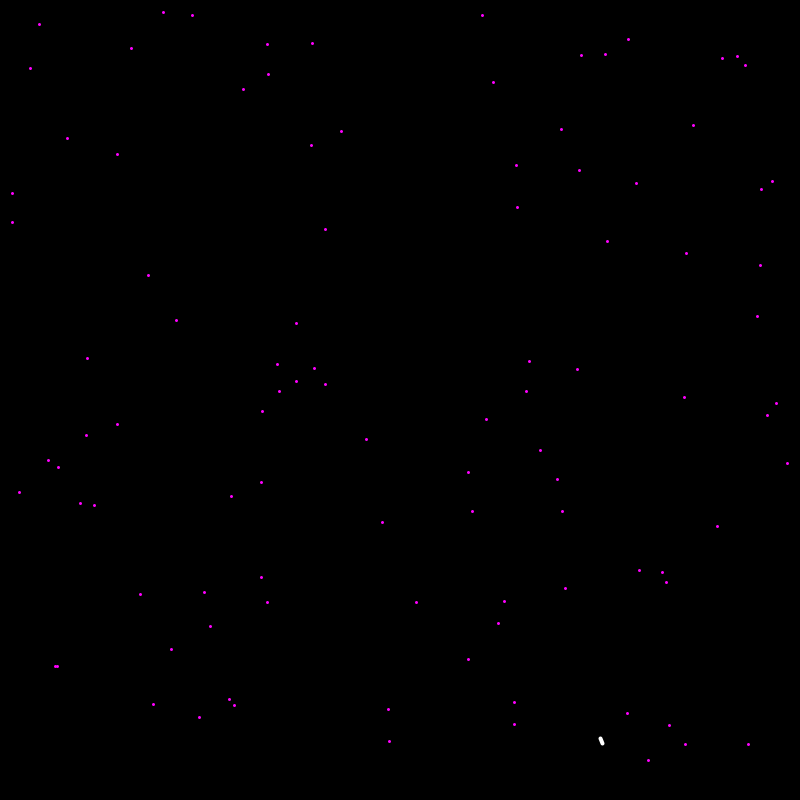
Frame 1 (no input)
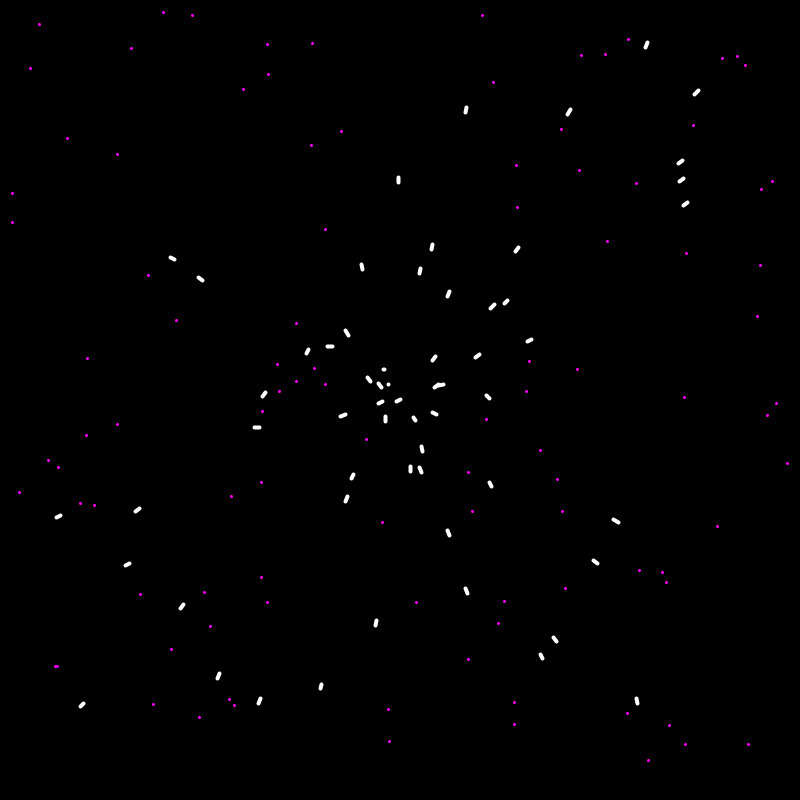
Frame 60 (the mouse pressed at the canvas centre just before this capture)
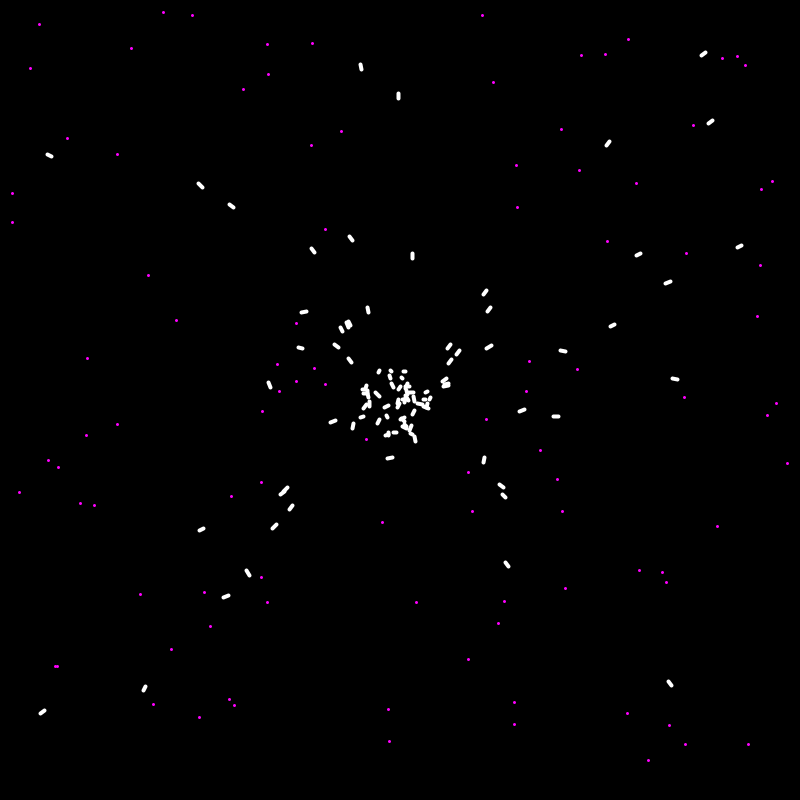
Frame 120 (the mouse held since frame 60 and released just before this capture)

The Processing sketch that drew these frames (run headless with seeded random() and noise(); from frame 60 on, the mouse is pressed at the canvas centre):

// Processing sketch: Attractor
// ── Attractor.pde
import java.util.*;

List<PVector> attractors = new ArrayList<PVector>();
List<Particle> particles = new ArrayList<Particle>();

void setup() {
  size(800, 800);
   for (int i = 0; i < 100; i++) {
     attractors.add(new PVector(random(width), random(height)));
   }
}

void draw() {
  background(0);
  particles.add(new Particle(random(width), random(height)));

  if (particles.size() > 100) {
    particles.remove(0);
  }
  
  for (PVector p : attractors) {
    stroke(255, 0, 255);
    strokeWeight(3);
    point(p.x, p.y);
  }
  
  stroke(255);
  strokeWeight(1);
  for (int i = 0; i < particles.size(); i++) {
    Particle particle = particles.get(i);
    
    for (int j = 0; j < attractors.size(); j++) {
      particle.attracted(attractors.get(j));
    }
    
    particle.update();
    particle.draw();
  }
}

// ── Particle.pde
class Particle {
  PVector p;
  PVector pp;
  PVector v;
  PVector a;

  Particle(float x, float y) {
    p = new PVector(x, y);
    pp = new PVector(x, y);
    v = new PVector();
    a = new PVector();
  }

  void update() {
    v.add(a);
    v.limit(5);
    p.add(v);
    a.mult(0);
  }

  void draw() {
    stroke(255);
    strokeWeight(4);
    line(this.p.x, this.p.y, this.pp.x, this.pp.y);
    pp.x = p.x;
    pp.y = p.y;
  }

  void attracted(PVector target) {
    PVector force = PVector.sub(target, p);
    float d = force.mag();
    d = constrain(d, 1, 25);
    float G = 50;
    float strength = G / (d * d);
    force.setMag(strength);
    if (d < 20) {
      force.mult(-10);
    }
    a.add(force);
  }
};
